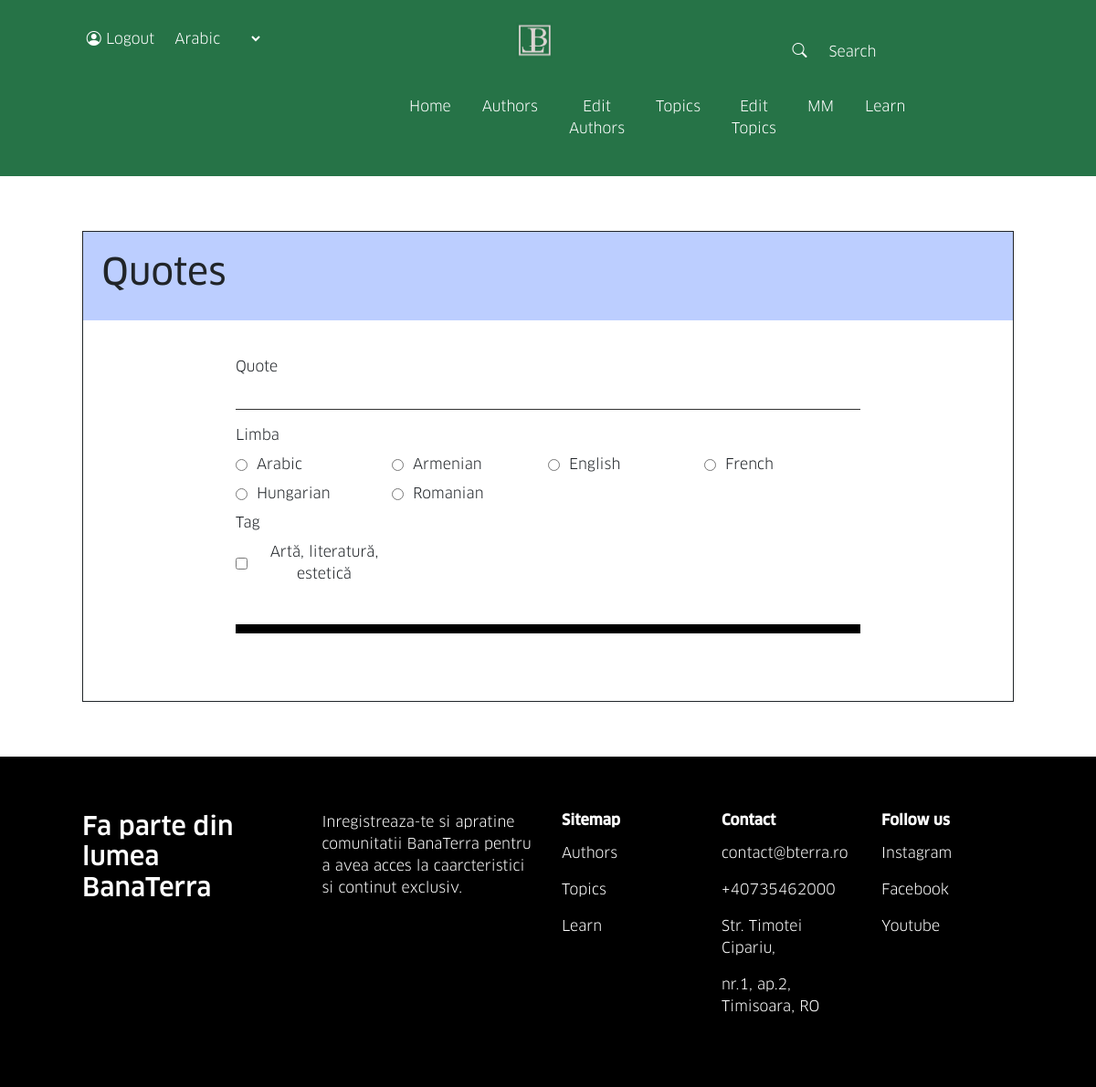
Screenshot of /editQuotes.php (signed in) with the database file from the repository.
### tables this page shows
CREATE TABLE `lang` (
  `lang_id` tinyint(3) UNSIGNED NOT NULL,
  `code` char(3) NOT NULL,
  `name` varchar(64) NOT NULL,
  `native` varchar(64) NOT NULL,
  `active` tinyint(3) UNSIGNED NOT NULL
);

CREATE TABLE `tag` (
  `id` int(11) NOT NULL,
  `name` varchar(255) NOT NULL,
  `active` tinyint(4) NOT NULL DEFAULT 1,
  `req_id` int(11) NOT NULL
);

### lang.php (called while the page is built, shortened)
<?php
include 'connection.php';
$sql = "SELECT * FROM `lang` WHERE `active`=\"1\";";
$result = mysqli_query($conn, $sql);
?>

### _tag.php (called while the page is built, shortened)
<?php
include 'connection.php';
$sql = "SELECT * FROM `tag` WHERE `active`=\"1\";";
$result = mysqli_query($conn, $sql);
?>

### editQuotes.php (the view, shortened to what this page needs)
<?php
$types=$_GET["type"];
$quote_id=$_GET["id"];
if($types==="edit")
{
    include 'connection.php';
    $sql = "SELECT * FROM quotes WHERE id = $quote_id";
    $result = mysqli_query($conn, $sql);
    $row3= mysqli_fetch_assoc($result);
}
else{
	$row3['aut_id']=$quote_id;
}
?>
<!DOCTYPE html>
<html lang="en">
	<head>
		<link rel="stylesheet" href="https://cdnjs.cloudflare.com/ajax/libs/font-awesome/4.7.0/css/font-awesome.min.css" />
		<link rel="stylesheet" href="https://cdn.jsdelivr.net/npm/bootstrap-icons@1.10.5/font/bootstrap-icons.css" />
		<link
			href="https://cdn.jsdelivr.net/npm/bootstrap@5.3.0/dist/css/bootstrap.min.css"
			rel="stylesheet"
 />
		<link
			rel="stylesheet"
			type="text/css"
			href="https://stackpath.bootstrapcdn.com/bootstrap/4.1.0/css/bootstrap.min.css" />
		<link
			rel="stylesheet"
			type="text/css"
			href="https://stackpath.bootstrapcdn.com/font-awesome/4.7.0/css/font-awesome.min.css" />
		<link rel="stylesheet" href="css/style.css" />
	</head>
	<body>
		<section class="nav">
			<div class="row navrow">
				<div class="col-md-4 col-sm-4 col-4">
					<button class="btn no-out-focus white-txt" onclick="location.href='_logout.php'"><i class="bi bi-person-circle"></i> Logout</button>
					<select class="no-bg no-out-focus white-txt" data-width="fit">
					<?php
						include "lang.php";
						while($row= mysqli_fetch_assoc($result))
						{
							echo '<option data-content="'.$row["code"].'"';
							if($_SESSION["lang"]===$row["lang_id"])
								echo"selected";
							echo '>'.$row["name"].'</option>';
						}
						?>
					</select>
				</div>
				<div class="col-md-4 col-sm-4 col-4">
					<img class="logo-sm" src="images/logo.jpg" />
				</div>
				<div class="col-md-4 col-4 d-none d-md-block">
					<form class="d-flex" role="search">
						<button class="btn no-bg no-out-focus white-txt" type="submit"><i class="bi bi-search"></i></button>
						<input
							class="form-control me-2 no-out-focus no-bg white-txt"
							type="search"
							placeholder="Search"
							aria-label="Search" />
					</form>
				</div>
				<div class="col-md-4 col-4 col-sm-4 mx-auto">
					<nav class="navbar navbar-expand-lg bg-* justify-content-center">
						<div class="container-fluid">
							<div class="collapse navbar-collapse" id="navbarSupportedContent">
								<ul class="navbar-nav">
									<li class="nav-item">
										<a class="nav-link white-txt" href="/">Home</a>
									</li>
									<li class="nav-item">
										<a class="nav-link white-txt" href="authors.php">Authors</a>
									</li>
									<li class="nav-item">
										<a class="nav-link white-txt" href="editAuthors.php">Edit Authors</a>
									</li>
									<li class="nav-item">
										<a class="nav-link white-txt" href="topics.html">Topics</a>
									</li>
									<li class="nav-item">
										<a class="nav-link white-txt" href="editTopics.php">Edit Topics</a>
									</li>
									<li class="nav-item">
										<a class="nav-link white-txt" href="mm.html">MM</a>
									</li>
									<li class="nav-item">
										<a class="nav-link white-txt" href="learn.html">Learn</a>
									</li>
								</ul>
							</div>
						</div>
					</nav>
				</div>
			</div>
		</section>
		<section class="cont">
			<div class="container cont-5-padding">
				<div class="cell">
					<section class="highlighted cont-2-padding">
						<h1 class="page-heading"><?php echo $types;?> Quotes</h1>
					</section>
					<section class="cont-2-padding text-center">
						<form action="_editQuotes.php?type=<?php echo $types;?>&id=<?php echo $quote_id;?>&aId=<?php echo $row3['aut_id'];?>" method="post">
                            <div class="form-group">
								<label for="username" class="form-label">Quote</label>
								<input type="text" id="quote" name="quote" class="form-input" <?php if($types==="edit"){echo 'value="'.$row3["quote"].'"';}?> required />
							</div>
                            <label for="languages" class="form-label">Limba</label>
								<div class="checkbox-group">
                                <?php
						            include "lang.php";
						            while($row= mysqli_fetch_assoc($result))
						            {
							            echo '<label class="checkbox-label">
										<input type="radio" name="languages[]" value="'.$row["lang_id"].'" class="checkbox-input" ';
                                        if($row["lang_id"]==$row3["lang_id"]){
                                            echo'checked  required/>'.$row["name"].'</label>';
                                        }
                                        else
                                        {
                                            echo' required/>'.$row["name"].'</label>';
                                        }
						            }
                                ?>
								</div>
                            <label for="tag" class="form-label">Tag</label>
								<div class="checkbox-group">
                                <?php
						            include "_tag.php";
						            while($row= mysqli_fetch_assoc($result))
						            {
							            echo '<label class="checkbox-label">
										<input type="checkbox" name="tag[]" value="'.$row["id"].'" class="checkbox-input"';
                                        if($row["id"]==$row3["tag_ids"]){
                                            echo'checked />'.$row["name"].'</label>';
                                        }
                                        else
                                        {
                                            echo' />'.$row["name"].'</label>';
                                        }
						            }
                                ?>
								</div>
							<button type="submit" class="btn-save top-5-margin btm-5-margin"><?php echo $types;?></button>
						</form>
					</section>
				</div>
			</div>
		</section>
		<footer>
			<div class="container cont-5-padding footer">
				<div class="row">
					<div class="col-md-3">
						<h3>
							Fa parte din lumea <br />
							BanaTerra
						</h3>
					</div>
					<div class="col-md-3">
						<p>
							Inregistreaza-te si apratine comunitatii BanaTerra pentru a avea acces la caarcteristici si continut
							exclusiv.
						</p>
						<a href="register.php">Register area</a>
					</div>
					<div class="col-md-6" id="footer-menu">
						<div class="row menu">
							<div class="col-md-4">
								<h6>Sitemap</h6>
								<p><a class="footer-link" href="">Authors</a></p>
								<p><a class="footer-link" href="">Topics</a></p>
								<p><a class="footer-link" href="">Learn</a></p>
							</div>
							<div class="col-md-4">
								<h6>Contact</h6>
								<p>contact@bterra.ro</p>
								<p>+40735462000</p>
								<p>Str. Timotei Cipariu,</p>
								<p>nr.1, ap.2, Timisoara, RO</p>
							</div>
							<div class="col-md-4">
								<h6>Follow us</h6>
								<p>Instagram</p>
								<p>Facebook</p>
								<p>Youtube</p>
							</div>
						</div>
					</div>
				</div>
			</div>
		</footer>
	</body>
</html>

### css/style.css (style rules this page uses)
.nav { background-color: #267347; }
body { font-family: 'ClanProRegular'; background-color: rgb(241, 237, 233); }
.navrow { width:100vw; text-align: center; }
.col-4 { text-align: center; }
.nav { padding: 2% 0; }
.white-txt { color: white; }
.logo-sm { height: 40px; aspect-ratio: 1; }
.no-bg, .no-bg:focus, .no-bg:active { box-sizing: unset; background: none; border:none; }
.nav-item { margin: 0 2%; }
.top-5-margin { margin-top: 5%; }
.btm-5-margin { margin-bottom: 5%; }
h3 { font-family: 'ClanProMedium'; }
a, a:hover { text-decoration: none; color: black; }
footer { background-color: #000000; color: #ffffff; }
.chooser .dropdown,button { display: inline; }
.footer { padding: 2% 0; }
footer h6 { padding-bottom: 5%; font-weight: bolder; font-family: "ClanProMedium"; }
#footer-menu a { color:white; margin-top:5%; }
.autori, .cont-5-padding { padding:5% }
.page-heading, .font-news { font-family: "ClanProNews"; }
.cont-2-padding { padding: 2%; }
.donate, .highlighted { background-color: #bcceff; }
.cont { background-color: white; }
.cell { border-style: solid; border-width: 1px; }
form { width: 70%; margin: 2% 15%; }
.form-label { display: block; text-align: start; }
.form-input, .select-input { width: 100%; border: none; border-bottom: 1px solid #333; background: transparent; outline: none; }
.checkbox-group { display: flex; flex-wrap: wrap; }
.checkbox-label { width:25%; display: flex; align-items: center; }
.checkbox-input { margin-right: 10px; }
.btn-save { background-color: black; color: #fff; padding: 5px; width: 100%; border: none; cursor: pointer; }

### rows the page displays
lang: lang_id "☐ Arabic", name "Arabic"
lang: lang_id "☐ Armenian", name "Armenian"
lang: lang_id "☐ English", name "English"
lang: lang_id "☐ French", name "French"
lang: lang_id "☐ Hungarian", name "Hungarian"
lang: lang_id "☐ Romanian", name "Romanian"
tag: name "Artă, literatură, estetică"

### other values shown
form field value "Arabic"
